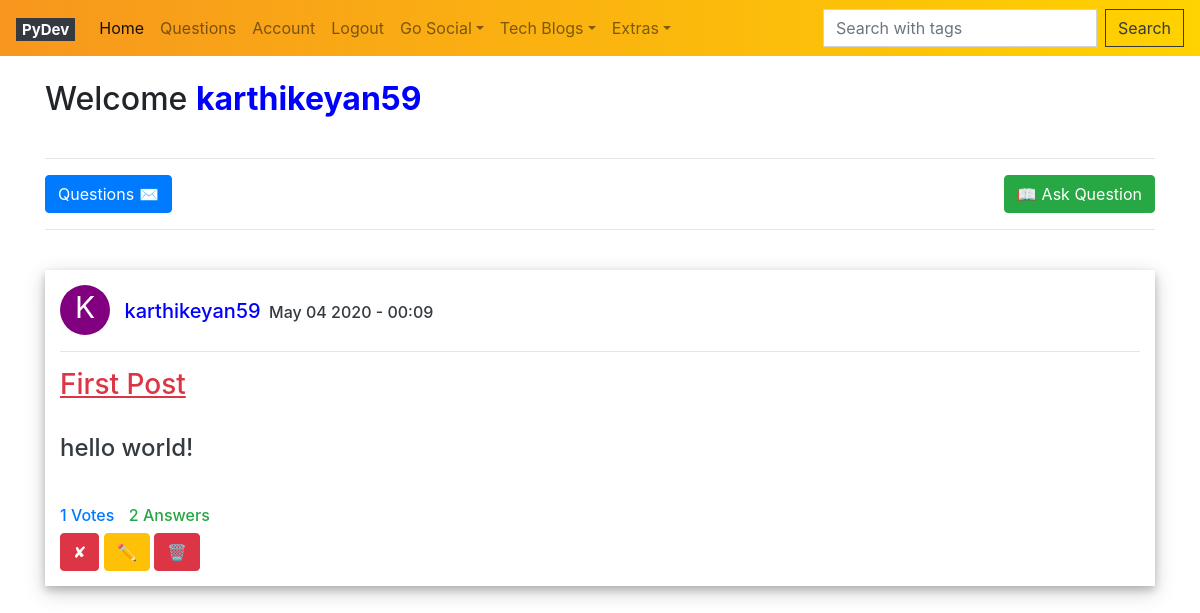
The app's page /home/karthikeyan59 (signed in), older data.
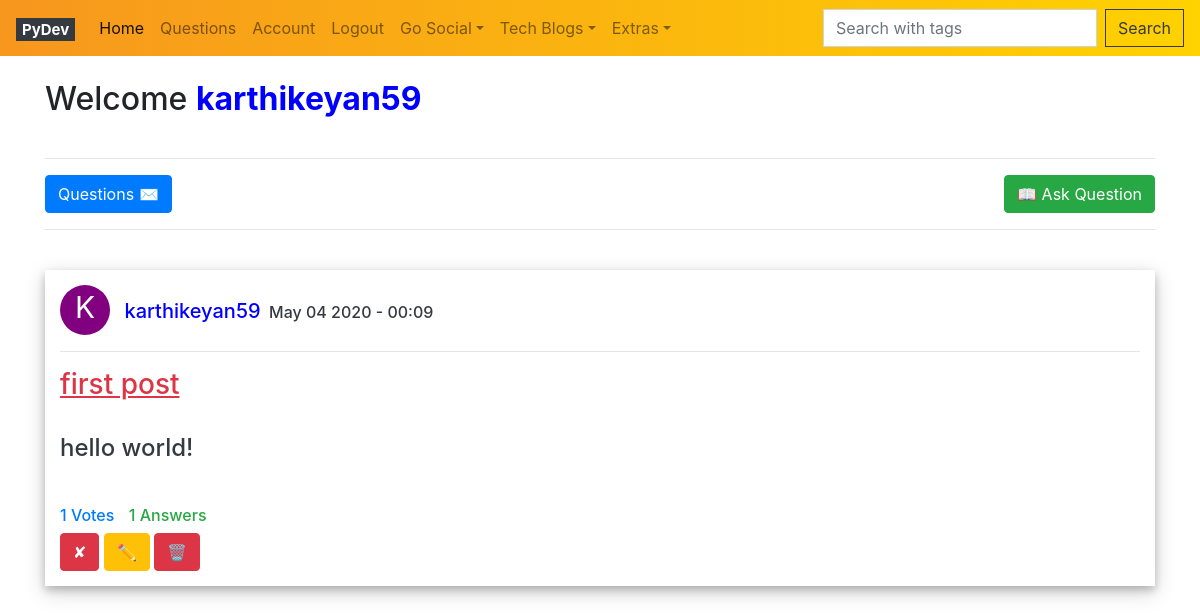
The same page, newer data.
### models/__init__.py (models this page shows, shortened)
class Posts(db.Model):
	__tablename__ = 'posts'
	id = db.Column(db.Integer,primary_key = True)
	title = db.Column(db.String(100),nullable = False,default = 'N/A')
	content = db.Column(db.Text,nullable = False,default = 'N/A')
	author = db.Column(db.String(10),nullable = False,default = 'N/A')
	created = db.Column(db.DateTime, default=datetime.now)
	owner_id = db.Column(db.Integer,db.ForeignKey('user.id'))
	likes = db.relationship('PostLike',backref = 'post',lazy ='dynamic')
	comments = db.relationship('Comments',backref = 'post',lazy='dynamic',cascade ="all, delete-orphan")

### views/__init__.py (the view)
@app.route('/home/<cur_user>',methods = ['GET','POST'])
@login_required
def home(cur_user):
	user_val = session.get('user_val', None)
	if request.method == 'POST':
		title = request.form['title']
		content =  request.form['content']
		author = user_val
		created = datetime.now()+timedelta(hours = 5,minutes = 30)
		user = User.query.filter_by(username = user_val).first()
		new_post = Posts(title = title,content = content,author = author,owner = user,created = created)
		db.session.add(new_post)
		db.session.commit()
		return redirect('/home/%s'%(user_val,))
	else:
		some = User.query.filter_by(username = user_val).first()
		some.posts.reverse()
		allposts = some.posts
		return render_template('home.html',posts = allposts,id = id,user = user_val,color = some.color)

### models/__init__.py (called while the page is built)
	def has_liked_post(self,post):
		return PostLike.query.filter(PostLike.user_id == self.id, PostLike.post_id == post.id).count() > 0

### views/__init__.py (called while the page is built)
@loginmanager.user_loader
def load_user(user_id):
	return User.query.get(int(user_id))

@app.context_processor
def context_processor():
	user_val = session.get('user_val', None)
	return dict(key = user_val)

### templates/home.html (shortened to what this page needs)
{% extends 'base.html' %}
{% block head %}
<br>
<h2 style="display:inline;">Welcome <b style="color:blue;">{{ user }}</b></h2>
<br>
<br>
{% endblock %}
{% block body %}
<div>
  <hr>
  <a class="btn btn-primary" href="/posts" role="button">Questions ✉️</a>
  <a style="display:inline;" class="btn btn-success float-right" id="newpost" href="/posts/new">📖 Ask Question</a>
  <hr>
</div>
{% if posts %}
  {% for post in posts %}
    <br>
    <div style="padding: 15px; background-color: white; box-shadow: 0 4px 8px 0 rgba(0, 0, 0, 0.2), 0 6px 20px 0 rgba(0, 0, 0, 0.19);;">
      <div id="profileicon" class="circle" style="background-color:{{ post.owner.color }} ;">{{ post.author[0].upper() }}</div>
      <div id='postdetail'><h5 id='postdetail' style="color:blue;">{{ post.author }}</h5><h6 id='postdetail' class="text-dark">&nbsp;&nbsp;{{ post.created.strftime('%B %d %Y - %H:%M') }}</h6></div>
      <hr>
        <h3 class="text-danger"><u>{{ post.title }}</u></h3><br>
        <h4><p class="text-dark" style = "white-space:pre-wrap">{{ post.content }}</p></h4><br>
        <h6 id="profileicon" class="text-primary">{{ post.likes.count() }}&nbsp;Votes</h6>
        <h6 id="postdetail" class="text-success">{{ post.comments.count() }}&nbsp;Answers</h6>
        <br>
        {% if current_user.has_liked_post(post) %}
          <a class="btn btn-danger" id='unlike' href="{{ url_for('like_action', post_id=post.id, action='unlike') }}">✘</a>
          <a class = "btn btn-warning" href="/home/edit/{{ post.id }}">✏️</a>
          <a class = "btn btn-danger" id="deletepost" href ="/home/delete/{{ post.id }}">🗑️</a>
          <br>
        {% else %}
          <a class="btn btn-success" id="like" href="{{ url_for('like_action', post_id=post.id, action='like') }}">✔</a>
          <a class = "btn btn-warning" href="/home/edit/{{ post.id }}">✏️</a>
          <a class = "btn btn-danger" id="deletepost" href ="/home/delete/{{ post.id }}">🗑️</a>
          <br>
        {% endif %}
    </div>
  {% endfor %}
{% else %}
<br>
  <h3 class="text-warning">No Questions!</h3>
{% endif %}
{% endblock %}

Row changes from the older to the newer data that the page shows:
changed Posts "hello world!": title "First Post" → "first post"; comments.count "2" → "1"
